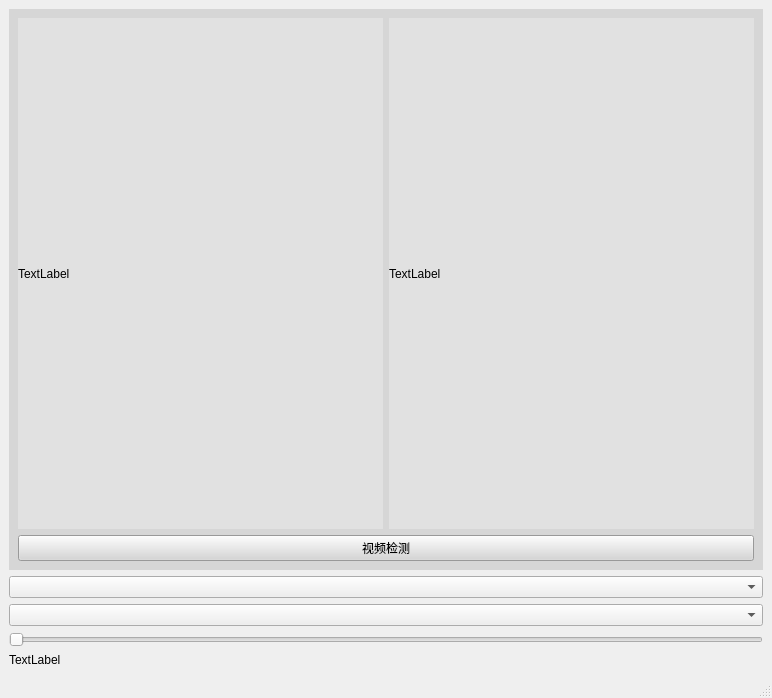
<?xml version="1.0" encoding="UTF-8"?>
<ui version="4.0">
 <class>MainWindow</class>
 <widget class="QMainWindow" name="MainWindow">
  <property name="geometry">
   <rect>
    <x>0</x>
    <y>0</y>
    <width>772</width>
    <height>698</height>
   </rect>
  </property>
  <property name="windowTitle">
   <string>MainWindow</string>
  </property>
  <widget class="QWidget" name="centralwidget">
   <layout class="QVBoxLayout" name="verticalLayout_2">
    <item>
     <layout class="QVBoxLayout" name="verticalLayout">
      <item>
       <widget class="QStackedWidget" name="stackedWidget">
        <property name="styleSheet">
         <string notr="true">background-color: rgb(214, 214, 214);</string>
        </property>
        <property name="currentIndex">
         <number>2</number>
        </property>
        <widget class="QWidget" name="page">
         <layout class="QVBoxLayout" name="verticalLayout_3">
          <item>
           <layout class="QHBoxLayout" name="horizontalLayout">
            <property name="spacing">
             <number>30</number>
            </property>
            <item>
             <widget class="QLabel" name="orig_img_label">
              <property name="styleSheet">
               <string notr="true">background-color: rgba(235, 235, 235, 128);</string>
              </property>
              <property name="text">
               <string>TextLabel</string>
              </property>
             </widget>
            </item>
            <item>
             <widget class="QLabel" name="det_img_label">
              <property name="styleSheet">
               <string notr="true">background-color: rgba(235, 235, 235, 128);</string>
              </property>
              <property name="text">
               <string>TextLabel</string>
              </property>
             </widget>
            </item>
           </layout>
          </item>
          <item>
           <widget class="QPushButton" name="pushButton">
            <property name="styleSheet">
             <string notr="true">background-color: rgb(214, 214, 214);

font: 18pt &quot;HanziPen SC&quot;;</string>
            </property>
            <property name="text">
             <string>图像检测</string>
            </property>
           </widget>
          </item>
         </layout>
        </widget>
        <widget class="QWidget" name="page_2">
         <layout class="QVBoxLayout" name="verticalLayout_7">
          <item>
           <layout class="QHBoxLayout" name="horizontalLayout_5">
            <item>
             <widget class="QLabel" name="orig_cap_label">
              <property name="styleSheet">
               <string notr="true">background-color: rgba(235, 235, 235, 128);</string>
              </property>
              <property name="text">
               <string>TextLabel</string>
              </property>
             </widget>
            </item>
            <item>
             <widget class="QLabel" name="det_cap_label">
              <property name="styleSheet">
               <string notr="true">background-color: rgba(235, 235, 235, 128);</string>
              </property>
              <property name="text">
               <string>TextLabel</string>
              </property>
             </widget>
            </item>
           </layout>
          </item>
          <item>
           <widget class="QPushButton" name="pushButton_cap">
            <property name="styleSheet">
             <string notr="true">background-color: rgb(214, 214, 214);

font: 18pt &quot;HanziPen SC&quot;;</string>
            </property>
            <property name="text">
             <string>开启摄像头</string>
            </property>
           </widget>
          </item>
         </layout>
        </widget>
        <widget class="QWidget" name="page_3">
         <layout class="QVBoxLayout" name="verticalLayout_4">
          <item>
           <layout class="QHBoxLayout" name="horizontalLayout_2">
            <item>
             <widget class="QLabel" name="orig_video_label">
              <property name="styleSheet">
               <string notr="true">background-color: rgba(235, 235, 235, 128);</string>
              </property>
              <property name="text">
               <string>TextLabel</string>
              </property>
             </widget>
            </item>
            <item>
             <widget class="QLabel" name="det_video_label">
              <property name="styleSheet">
               <string notr="true">background-color: rgba(235, 235, 235, 128);</string>
              </property>
              <property name="text">
               <string>TextLabel</string>
              </property>
             </widget>
            </item>
           </layout>
          </item>
          <item>
           <widget class="QPushButton" name="pushButton_video">
            <property name="styleSheet">
             <string notr="true">background-color: rgb(214, 214, 214);

font: 18pt &quot;HanziPen SC&quot;;</string>
            </property>
            <property name="text">
             <string>视频检测</string>
            </property>
           </widget>
          </item>
         </layout>
        </widget>
       </widget>
      </item>
      <item>
       <widget class="QComboBox" name="comboBox_page"/>
      </item>
     </layout>
    </item>
    <item>
     <widget class="QComboBox" name="comboBox_model"/>
    </item>
    <item>
     <widget class="QSlider" name="horizontalSlider_model">
      <property name="orientation">
       <enum>Qt::Orientation::Horizontal</enum>
      </property>
     </widget>
    </item>
    <item>
     <widget class="QLabel" name="label_conf">
      <property name="text">
       <string>TextLabel</string>
      </property>
     </widget>
    </item>
   </layout>
  </widget>
  <widget class="QMenuBar" name="menubar">
   <property name="geometry">
    <rect>
     <x>0</x>
     <y>0</y>
     <width>772</width>
     <height>24</height>
    </rect>
   </property>
  </widget>
  <widget class="QStatusBar" name="statusbar"/>
 </widget>
 <resources/>
 <connections/>
</ui>
